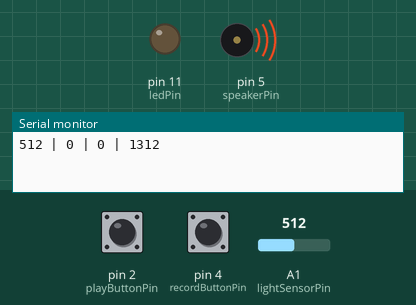
This sketch was run on a simulated Arduino Uno, built with avr-gcc and run on an emulated ATmega328P. On the bench: output pins drawn as LEDs (lit = HIGH), buzzer (waves = sounding), the last lines printed to the serial monitor. Inputs (shaded band) come from the test bench; at power-on: pin 2 (playButtonPin) LOW, pin 4 (recordButtonPin) LOW, A1 (lightSensorPin) = 512.

Above: at 0.1 s.
At 1.1 s:
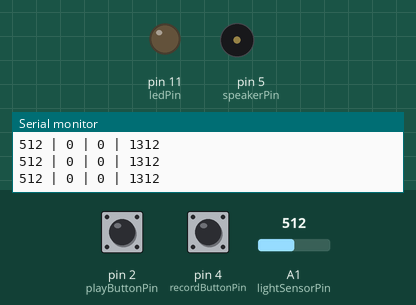
Timing chart, 0 to 2.6 s (numbered marks = the images above):
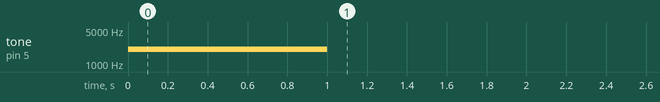

The sketch:

testsensora.ino
```cpp
const int speakerPin = 5;
const int lightSensorPin = A1;
const int recordButtonPin = 4;
const int playButtonPin = 2;
const int ledPin = 11;

#define MIN_LIGHT 100
#define MAX_LIGHT 800
#define MIN_TONE 900
#define MAX_TONE 1600
#define RECORDING_MAX_SIZE 50

unsigned int lightSensorValue = 0;
unsigned int toneValue = 0;
unsigned int recordButtonValue = 0;
unsigned int playButtonValue = 0;
unsigned int frequency = 50;

unsigned int systemState = 0;

int recording[RECORDING_MAX_SIZE];
int recording_size = 0;
int i;

void setup() {
  Serial.begin(9600);
  pinMode(recordButtonPin, INPUT);
  pinMode(playButtonPin, INPUT);
  pinMode(ledPin, OUTPUT);

  digitalWrite(ledPin, LOW);
  tone(speakerPin, 2000, 1000);
}

void debug() {
  Serial.print(lightSensorValue);
  Serial.print(" | ");
  Serial.print(recordButtonValue);
  Serial.print(" | ");
  Serial.print(playButtonValue);
  Serial.print(" | ");
  Serial.println(toneValue);
  delay(200);
}

void loop() {
    recordButtonValue = digitalRead(recordButtonPin);
    playButtonValue = digitalRead(playButtonPin);
      lightSensorValue = analogRead(lightSensorPin);
      toneValue = map(lightSensorValue, MIN_LIGHT, MAX_LIGHT, MIN_TONE, MAX_TONE);
    debug();
}
```

Measured:
- by itself, tone on pin 5 (speakerPin): silent → 2000 Hz at 0.00 s, → silent 1.0 s later
